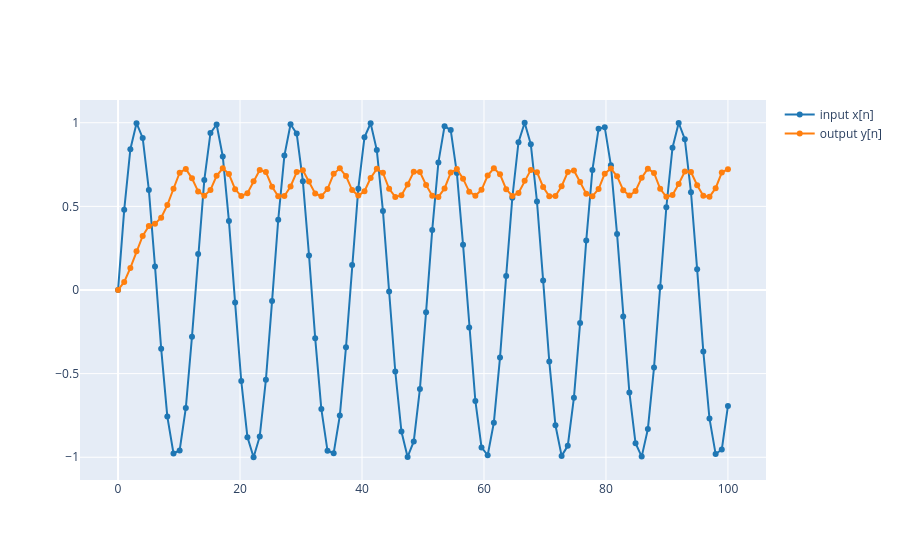

Write notebook code for a chart like this one.
### Code cell
import numpy as np

def envelope(x, N):
    """
    Extracts the envelope of the input signal x by concatenating a full-wave rectifier and an N-point averaging filter.

    Parameters
    ----------
    x : np.array
        The input signal in the form of a numpy array
    N : int
        The number of points used in N-point averaging filter

    Returns
    -------
    y : np.array
        The output of the system, i.e., the envelope of the signal x.
    """

    x_abs = np.abs(x)

    y = averaging_filter(x_abs, N)

    return y

    # write your code here

plot_signals([x, envelope(x, 10)], fs, name=['input x[n]', 'output y[n]'], mode='lines+markers')
